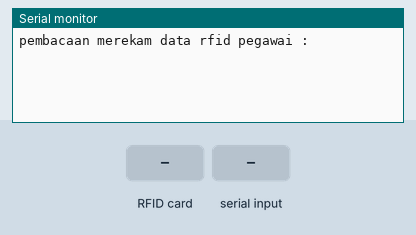
Bench run of a sketch on a simulated Arduino Uno, built with avr-gcc and run on an emulated ATmega328P. Parts: the last lines printed to the serial monitor. The inputs (shaded band) are chosen by the test bench.

Above: at 1.2 s.
1.3 s: RFID card 5E 7A 19 C4 held to the reader
At 2.5 s:
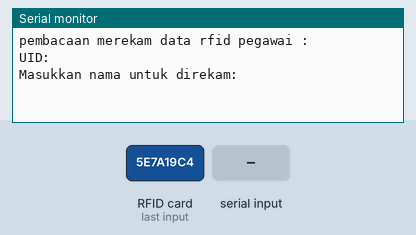
2.8 s: "1" received over Serial
At 4.2 s:
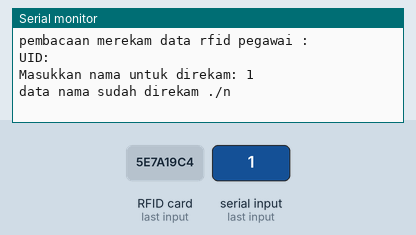

The sketch:

penulisan_data_di_rfid.ino
```cpp
#include <SPI.h>
#include <MFRC522.h>

#define RST_PIN  9
#define SS_PIN   10           // PIN SD DAN NSS
String idtag = "" ;
MFRC522 mfrc522(SS_PIN, RST_PIN);   // Pembuatan objek pustaka rfid

void setup() {
  // put your setup code here, to run once:
Serial.begin(9600);
SPI.begin();
mfrc522.PCD_Init();
Serial.println(F("pembacaan merekam data rfid pegawai :"));
}

void loop() {
  // put your main code here, to run repeatedly:
mfrc522.PCD_Init();
//periksa tag rfid
  if ( ! mfrc522.PICC_IsNewCardPresent()) {
    return;
  }
  // Select one of the cards
  if ( ! mfrc522.PICC_ReadCardSerial()) {
    return;
  }
idtag ="";
for (byte j = 0; j < mfrc522.uid.size; j++) {
  char teksHeksa[3];
  sprintf(teksHeksa,"%02x",mfrc522.uid.uidByte[j]);
}
Serial.print("UID: ");
Serial.println(idtag);
Serial.print("Masukkan nama untuk direkam: ");

String nama;
bool adaData = false;
do{
 if (Serial.available()){
   nama =Serial.readString();
   nama.trim();
   adaData = true;
    }
  } while (!adaData);
   Serial.println(nama);

// salin String nama ke strNama
char strNama[32];
if(nama.length() < 32){
 int j;
 for (j = 0; j < nama.length(); j++)
  strNama[j] = nama[j];

 for (j = nama.length(); j < 32; j++ )
  strNama[j] = 32; //karakter spasi
 }else{
 for (int j = 0 ; j < 32; j++ )
   strNama[j] = nama[j];
 }

 MFRC522::MIFARE_Key key;
 for (byte i =0; i < 6 ; i++) key.keyByte[i] = 0xff;

 byte buffer[16];
 // tulis nama pada blok nomer 1
 byte blok = 1;
 MFRC522::StatusCode status;
 status = mfrc522.PCD_Authenticate(MFRC522::PICC_CMD_MF_AUTH_KEY_A,blok,&key,&(mfrc522.uid));
 if(status != MFRC522::STATUS_OK){
  Serial.println("otentikasi gagal..... ");
  return;
 }
 status =mfrc522.MIFARE_Write(blok,(byte*)strNama,16);
 if(status != MFRC522::STATUS_OK){
  Serial.println("gagal merekam data..... ");
  return;
  }
//tulis nama pada blok bernomor 2
blok = 2 ;
status = mfrc522.PCD_Authenticate(MFRC522::PICC_CMD_MF_AUTH_KEY_A,blok,&key,&(mfrc522.uid));
if(status != MFRC522::STATUS_OK){
  Serial.println("otentikasi gagal..... ");
  return;
 }
 status =mfrc522.MIFARE_Write(blok,(byte*)strNama,16);
 if(status != MFRC522::STATUS_OK){
  Serial.println("gagal merekam data..... ");
  return;
  }
 Serial.println("data nama sudah direkam ./n");
}
```

Measured:
- after the input at 1.3 s, the serial monitor: prints a new line at once (image 1)
- after the input at 2.8 s, the serial monitor: prints a new line after 1.0 s (image 2)
